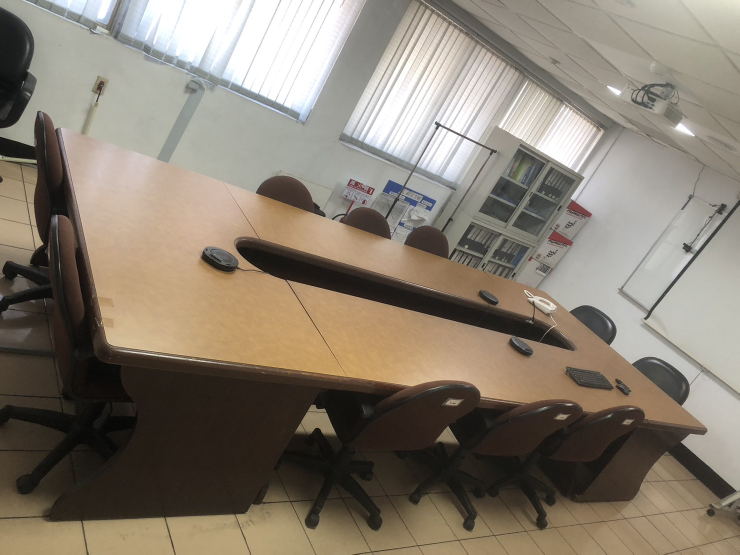
#> input picture images/zj_lab/4.jpg, 1479 x 1109 px (shown at 1/2 size)
$ python main2.py
#> lines starting #> are read from the running program, lines starting #| are printed output that depends on the picture; after the words box and inside, x2 and y2 are one past the last pixel; in counts of white or black regions, pixels touching at a corner belong together
### utils.py
import cv2
import pickle
import numpy as np
from pathlib import Path
import random
import copy


# [81 lines left out: functions calculate_polygon_center, centroid, shrink_polygon, not called in this run]

def calculate_bbox_center(normalization_bbox):
    x1, y1, x2, y2 = normalization_bbox
    return (x1 + x2) / 2, (y1 + y2) / 2

# [121 lines left out: functions draw_norm_polygon_on_image, point_in_polygon, load_table_N_to_data_struct, load_polygon_to_data_struct, load_pic_dot_chair, not called in this run]


def resize_image_with_max_resolution(image, max_resolution):
    """
    調整圖片的大小，以限制最大一邊的解析度，並保持長寬比例。

    :param image: 輸入圖片（NumPy 數組）
    :param max_resolution: 最大解析度（一個整數，表示最大一邊的像素數）
    :return: 調整大小後的圖片
    """
    # 獲取原始圖片的寬度和高度
    original_height, original_width = image.shape[:2]

    # 確定調整大小的目標寬度和高度
    if original_width > original_height:
        # 如果寬度大於高度，將寬度調整為最大解析度，並保持長寬比例
        new_width = max_resolution
        new_height = int(original_height * (max_resolution / original_width))
    else:
        # 如果高度大於寬度，將高度調整為最大解析度，並保持長寬比例
        new_height = max_resolution
        new_width = int(original_width * (max_resolution / original_height))

    # 使用 OpenCV 的 resize 函數進行調整大小
    resized_image = cv2.resize(image, (new_width, new_height), interpolation=cv2.INTER_AREA)

    return resized_image


# [1092 lines left out: functions pixel_2_normalize, normalize_2_pixel, equally_divided_line_segments, divided_square_and_cals_slice_linesPair, calc_parallelogram_location_points, sort_poins_is_clockwise_and_leftTop_mostClose_leftTop and 5 more, not called in this run]

### main2.py
import cv2
import numpy as np
from pathlib import Path  # 匯入 Path 類
from utils import *
import time
# 初始化全局變數
points = []
user_check_4point_OK = False
trans_matrix_G = None
user_lines = []
drawing_mode_G = 'vertical'
user_lines_H_G = []
user_lines_V_G = []

# 保存線的位置
line_color = (0, 0, 255)  # 紅色 (BGR顏色)
line_thickness = 2
horizontal_line_y = None
vertical_line_x = None
good_points = []
trans_img = None


# callback to check user draw lines
# [54 lines left out: functions draw_lines, redraw_lines, click_event, not called in this run]


# 執行透視變換
def transform_image(img, trans_matrix, exceed=1.5):
    global user_lines

    # 複製原圖像以避免修改原始圖像
    transformed_img = img.copy()

    # 設置目標圖像的寬度和高度與原圖相同
    width, height = img.shape[1], img.shape[0]
    new_points = np.array([[0, 0], [width, 0], [width, height], [0, height]], dtype=np.float32)

    result = cv2.warpPerspective(img, trans_matrix, (int(width*exceed), int(height*exceed)), borderValue=(255, 255, 255))
    # 縮放
    result = resize_image_with_max_resolution(result, 800)
    new_w, new_h = result.shape[1], result.shape[0]
    # 顯示變換後的圖像
    cv2.imshow('Transformed Image', result)

    # 使用 Path 來設定保存圖像的路徑
    output_path = Path('./output')
    output_path.mkdir(parents=True, exist_ok=True)
    cv2.imwrite(str(output_path.joinpath('transformed_image.jpg')), result)

    cv2.waitKey(0)
    cv2.destroyAllWindows()

    return result, (new_w, new_h)

def get_transform_matrix(img, points):
    # 複製原圖像以避免修改原始圖像
    transformed_img = img.copy()

    # 設置目標圖像的寬度和高度與原圖相同
    width, height = img.shape[1], img.shape[0]
    new_points = np.array([[0, 0], [width, 0], [width, height], [0, height]], dtype=np.float32)

    # 執行透視變換
    matrix = cv2.getPerspectiveTransform(np.array(points, dtype=np.float32), new_points)

    return matrix

if __name__ == "__main__":
    global img, clean_img
    # =============================================
    develop_pre_input = True
    if develop_pre_input:
        points = [(65, 139), (592, 315), (764, 463), (117, 371)]
        user_check_4point_OK = True
    # =============================================


    # 載入圖片
    #img_path = Path('./images/test1.png')  # 輸入圖片的路徑
    img_path = Path('./images/zj_lab/4.jpg')  # 輸入圖片的路徑
    img = resize_image_with_max_resolution(cv2.imread(str(img_path)), 800)
#> in resize_image_with_max_resolution, `original_height, original_width = image.shape[:2]`: original_height = 1109; original_width = 1479
#> in resize_image_with_max_resolution, `new_height = int(original_height * (max_resolution / original_width))`: new_height = 599
#> in resize_image_with_max_resolution, `resized_image = cv2.resize(image, (new_width, new_height), interpolati..`:
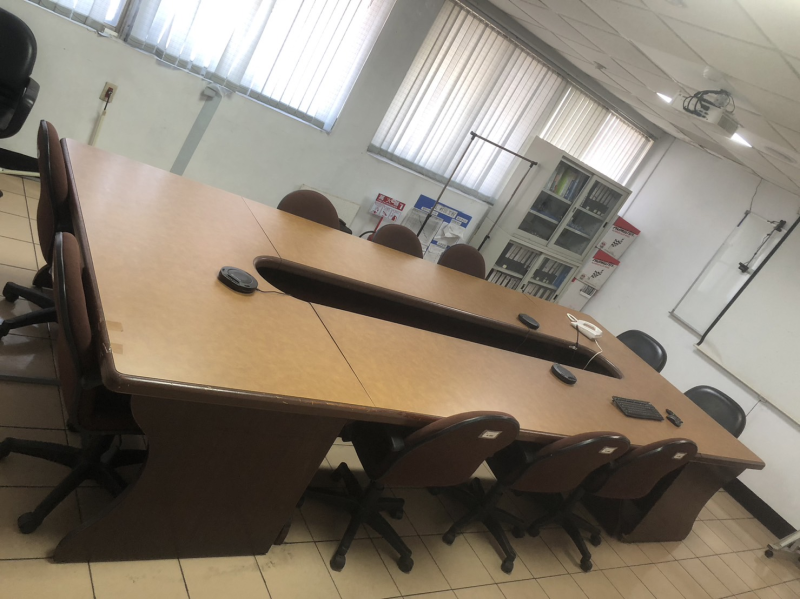
#> resized_image: shape (599, 800, 3); mean B, G, R 111.8, 125.2, 134.7
#> in resize_image_with_max_resolution, image is the input picture: shape (1109, 1479, 3); mean B, G, R 111.8, 125.2, 134.8
    w, h = img.shape[1], img.shape[0]
#> w = 800; h = 599
    clean_img = img.copy()

    # 顯示圖片並設置點擊事件的回調函數
    cv2.imshow('image', img)
    cv2.setMouseCallback('image', click_event)
    print("順時針 或者 逆時針 按下桌子的四個角落。(w,a,s,d 可以微調當前點的位置。)")
    print("當畫面上有四個點都確定OK沒問題，按下空白 並下一步。")
    # =============================================
    # 以下的 while 就是讓使用者點桌子的四個角落而已
    # =============================================
    while True:
        if len(points) == 4 and user_check_4point_OK:
            break
        key = cv2.waitKey(0)
        move_direction = None
        if key == ord('w') or key == ord('W'):
            move_direction = 'up'
        elif key == ord('s') or key == ord('S'):
            move_direction = 'down'
        elif key == ord('a') or key == ord('A'):
            move_direction = 'left'
        elif key == ord('d') or key == ord('D'):
            move_direction = 'right'
        # space
        elif key == ord(' ') and len(points) == 4:
            user_check_4point_OK = True

        if move_direction and len(points) > 0:
            x, y = points[-1]
            if move_direction == 'up':
                points[-1] = (x, y-1)
            elif move_direction == 'down':
                points[-1] = (x, y+1)
            elif move_direction == 'left':
                points[-1] = (x-1, y)
            elif move_direction == 'right':
                points[-1] = (x+1, y)

            cv2.destroyAllWindows()
            # repaint points
            img = clean_img.copy()
            for point in points:
                cv2.circle(img, point, 2, (0, 0, 255), -1)
            cv2.imshow('image', img)
            cv2.setMouseCallback('image', click_event)

    cv2.destroyAllWindows()
    for point in points:
        cv2.circle(img, point, 2, (0, 0, 255), -1)
#> img: shape (599, 800, 3); 0.01% of pixels changed, all inside (x1, y1, x2, y2) = (63, 137, 767, 466)
    # 繪製封閉多邊形用
    pts = np.array(points, dtype=np.int32)
    cv2.polylines(img, [pts], isClosed=True, color=(0, 255, 0), thickness=2)
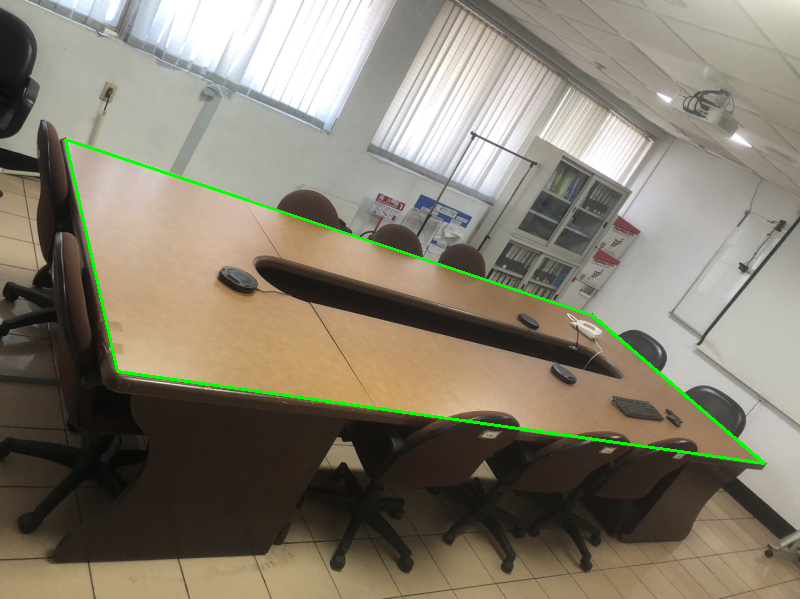
#> img: shape (599, 800, 3); mean B, G, R 110.8, 126.5, 133.3
    print("points: ", points)
    cv2.imshow('image 4 points are good!', img)
    cv2.waitKey(0)
    #  使用者已經調整完畢桌子的四個角落
    #  =============================================
    #
    # 當收集到四個點時，進行透視變換並保存結果
    if len(points) == 4:
        cv2.destroyAllWindows()
        trans_matrix_G = get_transform_matrix(img, points)
#> in get_transform_matrix, `matrix = cv2.getPerspectiveTransform(np.array(points, dtype=np.float32..`: matrix = [[1.36, -0.305, -46.11], [-2.36, 7.06, -827.6], [-0.00298, 0.00506, 1]]
#> trans_matrix_G has the same summary as matrix in get_transform_matrix
        print("trans_matrix_G is: ", trans_matrix_G)
#| trans_matrix_G is:  [[ 1.36246439e+00 -3.05379949e-01 -4.61123724e+01]
#|  [-2.35654225e+00  7.05623730e+00 -8.27641739e+02]
#|  [-2.97842415e-03  5.05894261e-03  1.00000000e+00]]
    else:
        raise Exception("len(points) != 4, it is {}".format(len(points)))
    # =============================================
    # 接下來使用 由使用者繪製 桌面方框
    # =============================================
    transfer_result = None
    if trans_matrix_G is not None:
        print(trans_matrix_G)
#| [[ 1.36246439e+00 -3.05379949e-01 -4.61123724e+01]
#|  [-2.35654225e+00  7.05623730e+00 -8.27641739e+02]
#|  [-2.97842415e-03  5.05894261e-03  1.00000000e+00]]
        # 定義要向左上移動的偏移量
        dx = int(w*0)  # 向左移動 50 像素
#> dx = 0
        dy = int(h*0)  # 向上移動 50 像素
#> dy = 0

        # 修改矩陣中的平移部分以實現左上移動
        trans_matrix_G[0, 2] += dx
        trans_matrix_G[1, 2] += dy
        print("\n\n\n\n\n=======================")
        transfer_result, new_w_h = transform_image(clean_img, trans_matrix_G)
#> in transform_image, `result = cv2.warpPerspective(img, trans_matrix, (int(width*exceed), in..`:
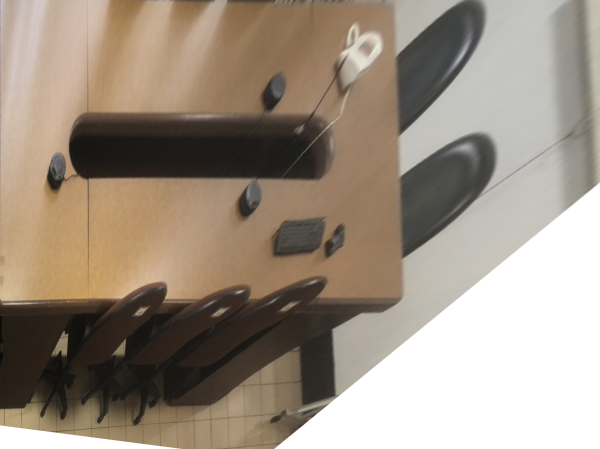
#> result: shape (898, 1200, 3) (shown at 1/2 size); mean B, G, R 129.5, 143.9, 156.9
#> call 2 of resize_image_with_max_resolution, with max_resolution = 800
#> in resize_image_with_max_resolution (call 2), `resized_image = cv2.resize(image, (new_width, new_height), interpolati..`:
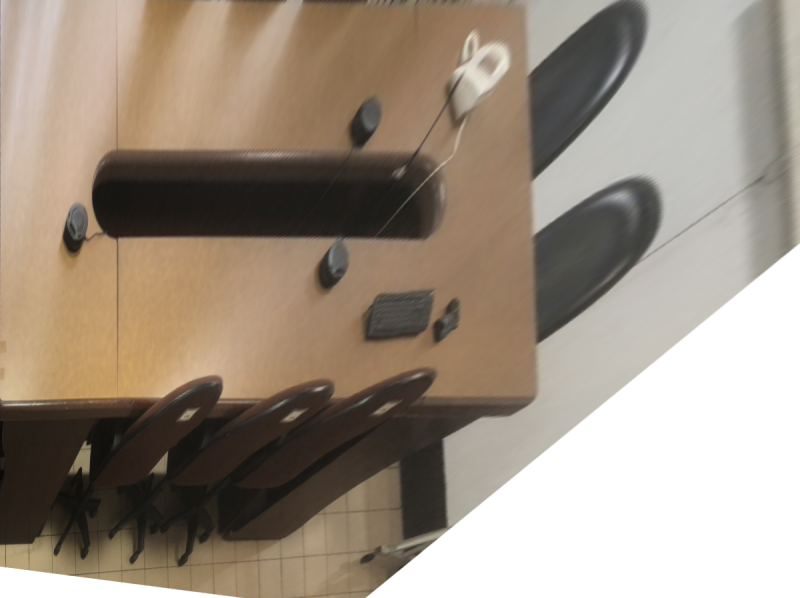
#> resized_image: shape (598, 800, 3); mean B, G, R 129.5, 143.8, 156.9
#> new_w_h = (800, 598)
        print("transfer_result (w, h): ", transfer_result.shape[1::-1])
#| transfer_result (w, h):  (800, 598)
        print("new_w_h (w, h): ", new_w_h)
#| new_w_h (w, h):  (800, 598)
        print("按下空白 並下一步。")
    else:
        print("trans_matrix_G is None, exit program.")

    # 在變形的圖案上繪製水平與垂直線
    trans_img = transfer_result.copy()
    cv2.imshow('transform_image_A', trans_img)
    cv2.setMouseCallback('transform_image_A', draw_lines)
    print("\n\n\n\n\n=======================")
    print("1. 按下滑鼠左鍵，繪製十字線")
    print("2. 按下 X 退出，並儲存此反校正後的圖片。")
    print("3. 按下 Z undo 上一條繪製的線。")
    while True:
        key = cv2.waitKey(0)
#> (key x is pressed here)

        if key == ord('x') or key == ord('X'):  # 按下x鍵退出
            break
        if key == ord('z') or key == ord('Z'):  # 按下z鍵取消上一條線條
            if len(good_points) != 0:
                good_points.pop()
                trans_img = transfer_result.copy() # reset trans_img one!
                redraw_lines(line_xy=good_points)
    cv2.destroyAllWindows()
    #
    ## 定義待轉換的點, good_points 是校正桌面上的十字點中心
    src_points = np.array([good_points], dtype=np.float32)
    # int
    new_src_points = []
    for xy in src_points[0]:
        _x, _y = xy
        new_src_points.append([int(_x), int(_y)])
    print("src_points (x,y):", new_src_points)

    # debug: print src_points on clean_img
    debug_img = clean_img.copy()
    for xy in new_src_points:
        cv2.circle(debug_img, tuple(xy), 2, (0, 0, 255), -1)
    cv2.imshow('debug_img', debug_img)
    cv2.waitKey(0)
    #

    # 執行逆變換
    inverse_matrix = np.linalg.inv(trans_matrix_G)
#> inverse_matrix = [[0.837, 0.00537, 43.06], [0.359, 0.0912, 92.08], [0.000677, -0.000446, 0.662]]

    ## 使用逆透視變換
#> (the run stopped early here; a loop or call above may not have finished)
